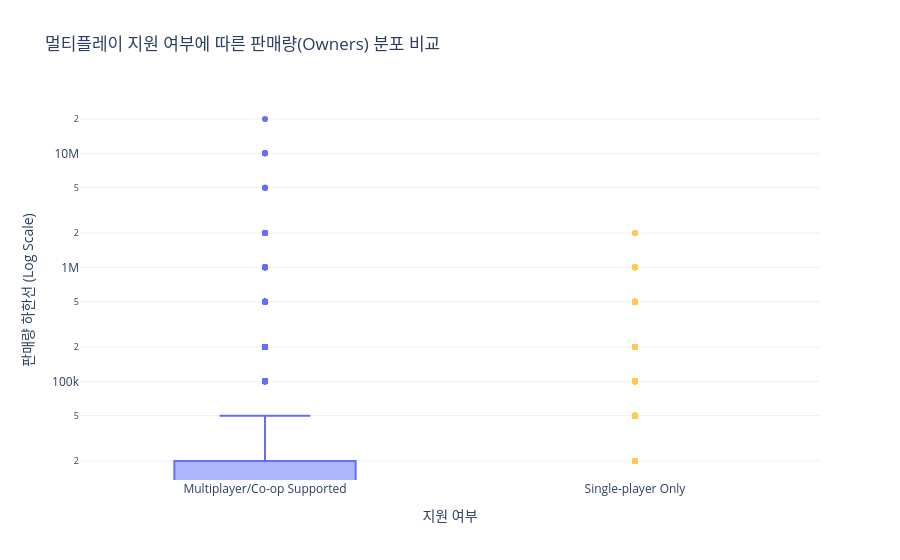

The cell this chart's notebook holds for it:
### Code cell
import pandas as pd
import plotly.express as px

# 1. 멀티플레이 여부 판단 함수
def check_multiplayer(cat_str):
    if pd.isna(cat_str): return "Single-player Only"
    multi_keywords = ['Multi-player', 'Co-op', 'Online Co-op', 'PvP']
    if any(word in cat_str for word in multi_keywords):
        return "Multiplayer/Co-op Supported"
    return "Single-player Only"

df_merge['multi_status'] = df_merge['categories'].apply(check_multiplayer)

# 2. 멀티플레이 여부에 따른 판매량 분포 시각화
fig_multi = px.box(
    df_merge, 
    x='multi_status', 
    y='owners_lower', 
    color='multi_status',
    log_y=True,
    title='멀티플레이 지원 여부에 따른 판매량(Owners) 분포 비교',
    labels={'owners_lower': '판매량 하한선 (Log Scale)', 'multi_status': '지원 여부'},
    color_discrete_map={'Multiplayer/Co-op Supported': '#636EFA', 'Single-player Only': '#FECB52'}
)

fig_multi.update_layout(template="plotly_white", showlegend=False)
fig_multi.show()

# 3. 통계 요약 출력
print(df_merge.groupby('multi_status')['owners_lower'].describe()[['count', '50%', 'mean']])

### Figure 1 — Plotly figure (JSON) as saved in the notebook; plotly's stock layout.template omitted (floating-point values rounded to 4 significant figures; data arrays with more than 128 entries replaced by an {"elided": "..."} marker saying what was removed)
{"data": [{"alignmentgroup": "True", "hovertemplate": "지원 여부=%{x}<br>판매량 하한선 (Log Scale)=%{y}<extra></extra>", "legendgroup": "Multiplayer/Co-op Supported", "marker": {"color": "#636EFA"}, "name": "Multiplayer/Co-op Supported", "notched": false, "offsetgroup": "Multiplayer/Co-op Supported", "orientation": "v", "showlegend": true, "type": "box", "x": {"elided": "1432 str values"}, "x0": " ", "xaxis": "x", "y": {"elided": "1432 int values"}, "y0": " ", "yaxis": "y"}, {"alignmentgroup": "True", "hovertemplate": "지원 여부=%{x}<br>판매량 하한선 (Log Scale)=%{y}<extra></extra>", "legendgroup": "Single-player Only", "marker": {"color": "#FECB52"}, "name": "Single-player Only", "notched": false, "offsetgroup": "Single-player Only", "orientation": "v", "showlegend": true, "type": "box", "x": {"elided": "8116 str values"}, "x0": " ", "xaxis": "x", "y": {"elided": "8116 int values"}, "y0": " ", "yaxis": "y"}], "layout": {"boxmode": "overlay", "legend": {"title": {"text": "지원 여부"}, "tracegroupgap": 0}, "showlegend": false, "title": {"text": "멀티플레이 지원 여부에 따른 판매량(Owners) 분포 비교"}, "xaxis": {"anchor": "y", "categoryarray": ["Multiplayer/Co-op Supported", "Single-player Only"], "categoryorder": "array", "domain": [0, 1], "title": {"text": "지원 여부"}}, "yaxis": {"anchor": "x", "domain": [0, 1], "title": {"text": "판매량 하한선 (Log Scale)"}, "type": "log"}}}
